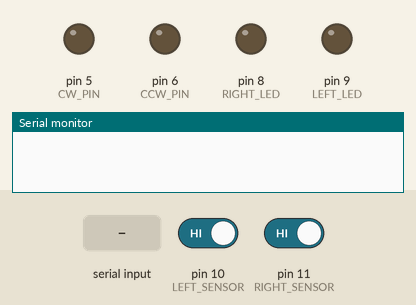
Simulated run of this sketch. Board: Arduino Uno, built with avr-gcc and run on an emulated ATmega328P. Parts: output pins drawn as LEDs (lit = HIGH), the last lines printed to the serial monitor. Inputs (shaded band) come from the test bench; at power-on: pin 10 (LEFT_SENSOR) HIGH, pin 11 (RIGHT_SENSOR) HIGH.

Above: at 1.2 s.
1.3 s: pin 10 (LEFT_SENSOR) driven LOW
At 2.5 s:
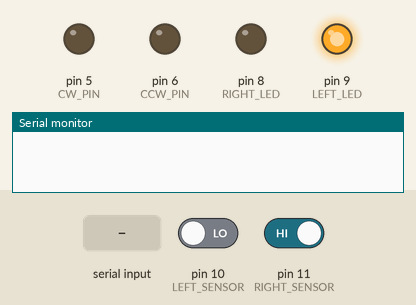
2.8 s: pin 10 (LEFT_SENSOR) driven HIGH and pin 11 (RIGHT_SENSOR) driven LOW
At 4.52 s:
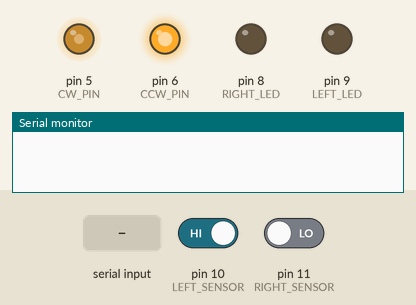
5.8 s: "S" received over Serial
7.6 s: pin 10 (LEFT_SENSOR) driven LOW and pin 11 (RIGHT_SENSOR) driven HIGH
10.6 s: pin 10 (LEFT_SENSOR) driven HIGH
At 10.75 s:
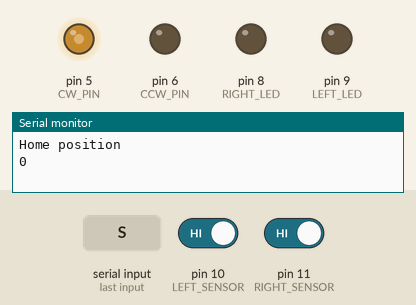
12.4 s: pin 11 (RIGHT_SENSOR) driven LOW
At 13.5 s:
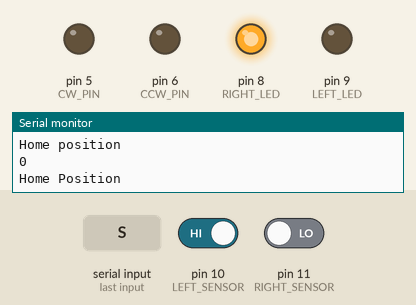
Timing chart, 0 to 14.9 s (numbered marks = the images above; inputs shaded):
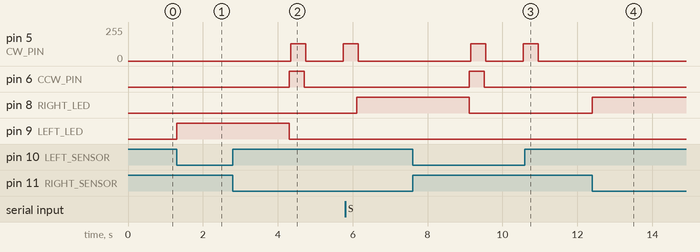

The sketch:

sensorLEDstepperGUI.ino
```cpp
#define CW_PIN 5
#define CCW_PIN 6

#define RIGHT_SENSOR 11
#define LEFT_SENSOR 10

#define RIGHT_LED 8
#define LEFT_LED 9

int current_angle = 0;

void setup() {
  pinMode(CW_PIN, OUTPUT);
  pinMode(CCW_PIN, OUTPUT);
  pinMode(RIGHT_SENSOR, INPUT_PULLUP);
  pinMode(LEFT_SENSOR, INPUT_PULLUP);
  pinMode(RIGHT_LED, OUTPUT);
  pinMode(LEFT_LED, OUTPUT);
  Serial.begin(9600);
}

void rotate_motor(int steps, int direction) {
  digitalWrite(direction, HIGH);
  for (int i = 0; i < steps; i++) {
    digitalWrite(CW_PIN, HIGH);
    delayMicroseconds(500);
    digitalWrite(CW_PIN, LOW);
    delayMicroseconds(500);
  }
  digitalWrite(direction, LOW);
}

void loop() {
  if (digitalRead(RIGHT_SENSOR) == LOW) {
    digitalWrite(RIGHT_LED, HIGH);
    delay(3000);
    digitalWrite(RIGHT_LED, LOW);

    rotate_motor(8 * 50, CCW_PIN); // Rotating 8 degrees in CCW direction
    delay(1000);  // Pause for 1 second
    rotate_motor(8 * 50, CW_PIN);  // Rotating back 8 degrees in CW direction
    current_angle = 0; // Updating the current angle
    Serial.println("Home Position");
  }

  if (digitalRead(LEFT_SENSOR) == LOW) {
    digitalWrite(LEFT_LED, HIGH);
    delay(3000);
    digitalWrite(LEFT_LED, LOW);

    rotate_motor(8 * 50, CCW_PIN); // Rotating 8 degrees in CCW direction
    delay(1000);  // Pause for 1 second
    rotate_motor(8 * 50, CW_PIN);  // Rotating back 8 degrees in CW direction
    current_angle = 0; // Updating the current angle
    Serial.println("Home position");
  }

  if (Serial.available() > 0) {
    char command = Serial.read();
    if (command == 'C') {
      rotate_motor(90 * 50, CW_PIN); // Rotating 90 degrees in CW direction
      current_angle += 90; // Updating current angle
      Serial.println(current_angle);
    } else if (command == 'D') {
      rotate_motor(90 * 50, CCW_PIN); // Rotating 90 degrees in CCW direction
      current_angle -= 90; // Updating the current angle
      Serial.println(current_angle);
    } else if (command == 'S') {
      // Stopping motor immediately
      digitalWrite(CW_PIN, LOW);
      digitalWrite(CCW_PIN, LOW);
      Serial.println(current_angle);
    }
  }
}
```

Measured:
- after the input at 1.3 s, pin 9 (LEFT_LED): LOW → HIGH at once
- after the input at 10.6 s, pin 9 (LEFT_LED): stays LOW (without the input it goes to HIGH after 0.31 s)
- after the input at 12.4 s, pin 8 (RIGHT_LED): LOW → HIGH at once
